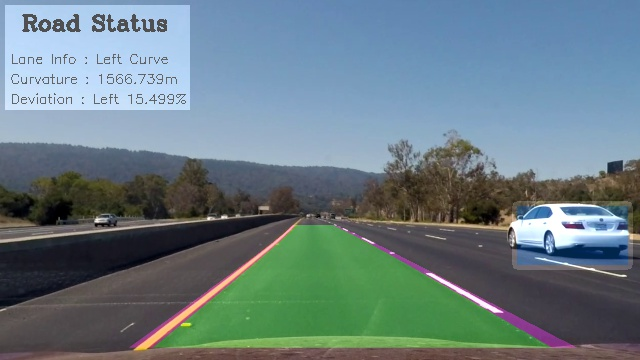
#> input picture images/merge.jpg, 640 x 360 px
$ python -i feature_extract.py   (imports and definitions only)
#> lines starting #> are read from the running program, lines starting #| are printed output that depends on the picture
import numpy as np
import cv2
from skimage.feature import hog

def get_hog_features(img, orient, pix_per_cell, cell_per_block, vis=False, feature_vec=True):
    """ Define a function to return HOG features and visualization """
    # Call with two outputs if vis==True
    if vis == True:
        features, hog_image = hog(img, orientations=orient, pixels_per_cell=(pix_per_cell, pix_per_cell),
                                  cells_per_block=(cell_per_block, cell_per_block), transform_sqrt=True,
                                  visualise=vis, feature_vector=feature_vec)
        return features, hog_image
    # Otherwise call with one output
    else:
        features = hog(img, orientations=orient, pixels_per_cell=(pix_per_cell, pix_per_cell),
                       cells_per_block=(cell_per_block, cell_per_block), transform_sqrt=True,
                       visualise=vis, feature_vector=feature_vec)
        return features

def bin_spatial(img, size=(32, 32)):
    """ Define a function to compute binned color features   """
    # Use cv2.resize().ravel() to create the feature vector
    features = cv2.resize(img, size).ravel()
    # Return the feature vector
    return features

def color_hist(img, nbins=32, bins_range=(0, 256)):
    """ Define a function to compute color histogram features """

    # Compute the histogram of the color channels separately
    channel1_hist = np.histogram(img[:,:,0], bins=nbins, range=bins_range)
    channel2_hist = np.histogram(img[:,:,1], bins=nbins, range=bins_range)
    channel3_hist = np.histogram(img[:,:,2], bins=nbins, range=bins_range)
    # Concatenate the histograms into a single feature vector
    hist_features = np.concatenate((channel1_hist[0], channel2_hist[0], channel3_hist[0]))
    # Return the individual histograms, bin_centers and feature vector
    return hist_features

def extract_features(imgs, cspace='RGB', spatial_size=(32, 32), hist_bins=32, orient=9, pix_per_cell=8,
                     cell_per_block=2, hog_channel=0, spatial_feat=True, hist_feat=True, hog_feat=True):
    """ Define a function to extract features from a list of images """
    # Create a list to append feature vectors to
    features = []
    # Iterate through the list of images
    for file in imgs:

        # apply color conversion if other than 'RGB'
        feature = single_img_features(file, color_space=cspace, spatial_size=spatial_size,
                                           hist_bins=hist_bins, orient=orient,
                                           pix_per_cell=pix_per_cell, cell_per_block=cell_per_block,
                                           hog_channel=hog_channel,
                                           spatial_feat=spatial_feat, hist_feat=hist_feat, hog_feat=hog_feat)
        # Append the new feature vector to the features list
        features.append(feature)
    # Return list of feature vectors
    return features

# Define a function to extract features from a single image window
# This function is very similar to extract_features()
# just for a single image rather than list of images
def single_img_features(img, color_space='RGB', spatial_size=(32, 32),
                        hist_bins=32, orient=9,
                        pix_per_cell=8, cell_per_block=2, hog_channel=0,
                        spatial_feat=True, hist_feat=True, hog_feat=True):
    #1) Define an empty list to receive features
    img_features = []
    #2) Apply color conversion if other than 'RGB'
    if color_space != 'RGB':
        if color_space == 'HSV':
            feature_image = cv2.cvtColor(img, cv2.COLOR_RGB2HSV)
        elif color_space == 'LUV':
            feature_image = cv2.cvtColor(img, cv2.COLOR_RGB2LUV)
        elif color_space == 'HLS':
            feature_image = cv2.cvtColor(img, cv2.COLOR_RGB2HLS)
        elif color_space == 'YUV':
            feature_image = cv2.cvtColor(img, cv2.COLOR_RGB2YUV)
        elif color_space == 'YCrCb':
            feature_image = cv2.cvtColor(img, cv2.COLOR_RGB2YCrCb)
    else: feature_image = np.copy(img)
    #3) Compute spatial features if flag is set
    if spatial_feat == True:
        spatial_features = bin_spatial(feature_image, size=spatial_size)
        #4) Append features to list
        img_features.append(spatial_features)
    #5) Compute histogram features if flag is set
    if hist_feat == True:
        hist_features = color_hist(feature_image, nbins=hist_bins)
        #6) Append features to list
        img_features.append(hist_features)
    #7) Compute HOG features if flag is set
    if hog_feat == True:
        if hog_channel == 'ALL':
            hog_features = []
            for channel in range(feature_image.shape[2]):
                hog_features.extend(get_hog_features(feature_image[:,:,channel],
                                    orient, pix_per_cell, cell_per_block,
                                    vis=False, feature_vec=True))
        else:
            hog_features = get_hog_features(feature_image[:,:,hog_channel], orient,
                        pix_per_cell, cell_per_block, vis=False, feature_vec=True)
        #8) Append features to list
        img_features.append(hog_features)

    #9) Return concatenated array of features
    return np.concatenate(img_features)

>>> import cv2
>>> picture = cv2.cvtColor(cv2.imread('images/merge.jpg'), cv2.COLOR_BGR2RGB)
>>> result = single_img_features(picture)
#> in bin_spatial, `features = cv2.resize(img, size).ravel()`: features = 3072 values, max 255 at index 1906, min 0 at index 1830, mean 121.9
#> in single_img_features, `spatial_features = bin_spatial(feature_image, size=spatial_size)`: spatial_features has the same summary as features in bin_spatial
#> in color_hist, `hist_features = np.concatenate((channel1_hist[0], channel2_hist[0], ch..`: hist_features = 96 values, max 29654 at index 73, min 184 at index 90, mean 7200
#> in get_hog_features, `features = hog(img, orientations=orient, pixels_per_cell=(pix_per_cell..`:
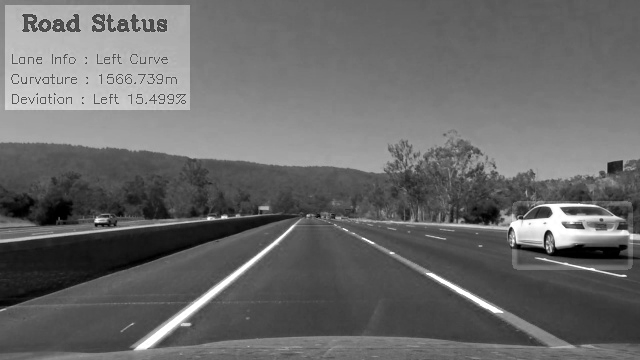
#> img: shape (360, 640); min 0, max 255, mean 105.8

$ run again, on images/dataset.PNG
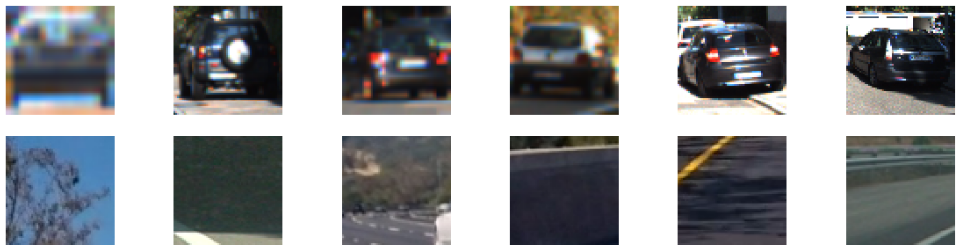
#> input picture images/dataset.PNG, 966 x 252 px
#> features = 3072 values, max 255 at index 0, min 6 at index 1081, mean 150.1
#> spatial_features has the same summary as features in bin_spatial
#> in color_hist, `hist_features = np.concatenate((channel1_hist[0], channel2_hist[0], ch..`: hist_features = 96 values, max 102412 at index 31, min 112 at index 64, mean 7607.2
#> in get_hog_features, `features = hog(img, orientations=orient, pixels_per_cell=(pix_per_cell..`:
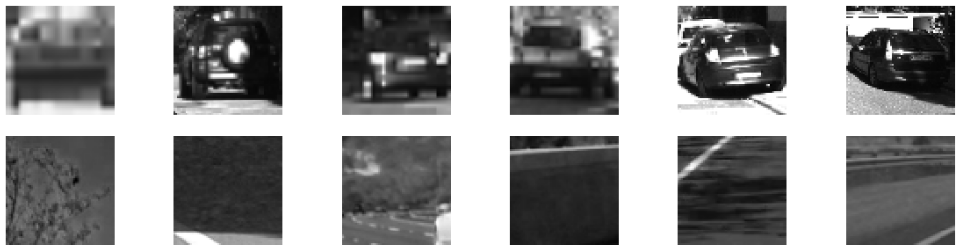
#> img: shape (252, 966); min 1, max 255, mean 152.1
